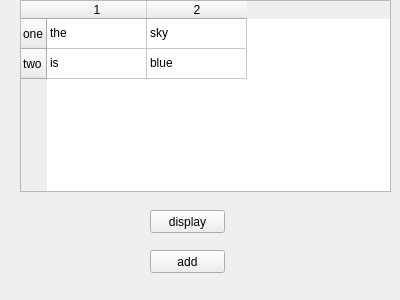
<?xml version="1.0" encoding="UTF-8"?>
<ui version="4.0">
 <class>Widget</class>
 <widget class="QWidget" name="Widget">
  <property name="geometry">
   <rect>
    <x>0</x>
    <y>0</y>
    <width>400</width>
    <height>300</height>
   </rect>
  </property>
  <property name="windowTitle">
   <string>Form</string>
  </property>
  <widget class="QPushButton" name="display_button">
   <property name="geometry">
    <rect>
     <x>150</x>
     <y>210</y>
     <width>75</width>
     <height>23</height>
    </rect>
   </property>
   <property name="text">
    <string>display</string>
   </property>
  </widget>
  <widget class="QPushButton" name="add_button">
   <property name="geometry">
    <rect>
     <x>150</x>
     <y>250</y>
     <width>75</width>
     <height>23</height>
    </rect>
   </property>
   <property name="text">
    <string>add</string>
   </property>
  </widget>
  <widget class="QTableWidget" name="tableWidget">
   <property name="geometry">
    <rect>
     <x>20</x>
     <y>0</y>
     <width>371</width>
     <height>192</height>
    </rect>
   </property>
   <row>
    <property name="text">
     <string>one</string>
    </property>
   </row>
   <row>
    <property name="text">
     <string>two</string>
    </property>
   </row>
   <column>
    <property name="text">
     <string>1</string>
    </property>
   </column>
   <column>
    <property name="text">
     <string>2</string>
    </property>
   </column>
   <item row="0" column="0">
    <property name="text">
     <string>the</string>
    </property>
   </item>
   <item row="0" column="1">
    <property name="text">
     <string>sky</string>
    </property>
   </item>
   <item row="1" column="0">
    <property name="text">
     <string>is</string>
    </property>
   </item>
   <item row="1" column="1">
    <property name="text">
     <string>blue</string>
    </property>
   </item>
  </widget>
 </widget>
 <resources/>
 <connections/>
</ui>
